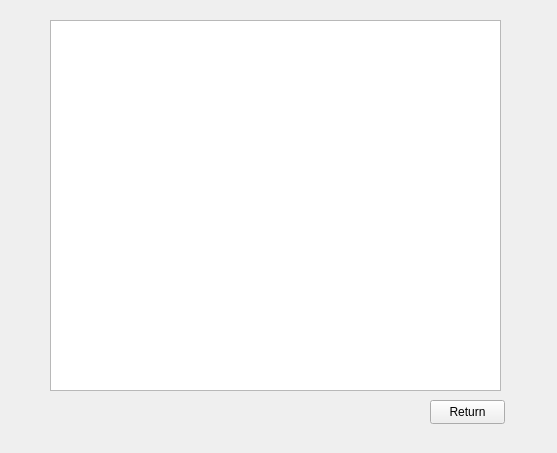
<?xml version="1.0" encoding="UTF-8"?>
<ui version="4.0">
 <class>TableScreen</class>
 <widget class="QMainWindow" name="TableScreen">
  <property name="geometry">
   <rect>
    <x>0</x>
    <y>0</y>
    <width>557</width>
    <height>453</height>
   </rect>
  </property>
  <property name="windowTitle">
   <string>MainWindow</string>
  </property>
  <widget class="QWidget" name="centralwidget">
   <widget class="QPushButton" name="returnButton">
    <property name="geometry">
     <rect>
      <x>430</x>
      <y>400</y>
      <width>75</width>
      <height>24</height>
     </rect>
    </property>
    <property name="text">
     <string>Return</string>
    </property>
   </widget>
   <widget class="QTableWidget" name="table">
    <property name="geometry">
     <rect>
      <x>50</x>
      <y>20</y>
      <width>451</width>
      <height>371</height>
     </rect>
    </property>
   </widget>
  </widget>
 </widget>
 <resources/>
 <connections/>
</ui>
